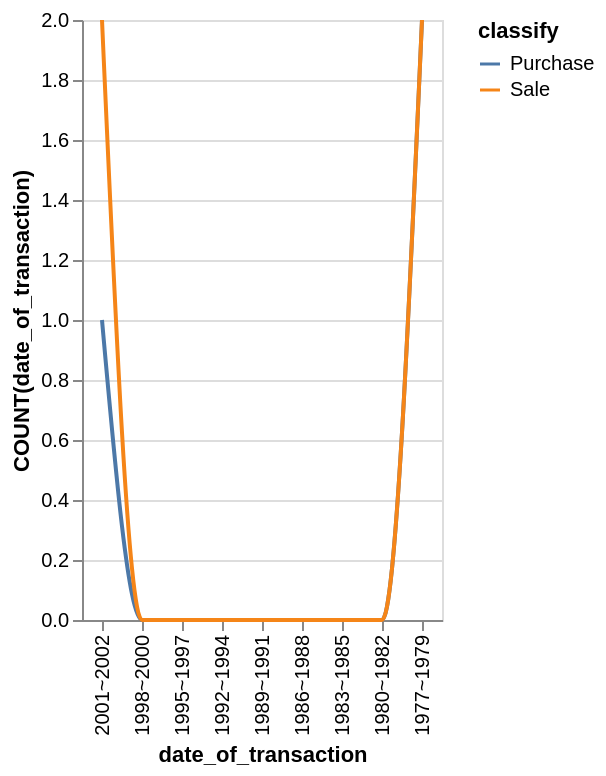

Vega-Lite specification for this chart:
### Vega-Lite specification from a JSON file in a GitHub repository (floating-point values rounded to 4 significant figures)
{"data": {"values": [{"x_data": "1977~1979", "y_data": 2, "classify": "Purchase"}, {"x_data": "1980~1982", "y_data": 0, "classify": "Purchase"}, {"x_data": "1983~1985", "y_data": 0, "classify": "Purchase"}, {"x_data": "1986~1988", "y_data": 0, "classify": "Purchase"}, {"x_data": "1989~1991", "y_data": 0, "classify": "Purchase"}, {"x_data": "1992~1994", "y_data": 0, "classify": "Purchase"}, {"x_data": "1995~1997", "y_data": 0, "classify": "Purchase"}, {"x_data": "1998~2000", "y_data": 0, "classify": "Purchase"}, {"x_data": "2001~2002", "y_data": 1, "classify": "Purchase"}, {"x_data": "1977~1979", "y_data": 2, "classify": "Sale"}, {"x_data": "1980~1982", "y_data": 0, "classify": "Sale"}, {"x_data": "1983~1985", "y_data": 0, "classify": "Sale"}, {"x_data": "1986~1988", "y_data": 0, "classify": "Sale"}, {"x_data": "1989~1991", "y_data": 0, "classify": "Sale"}, {"x_data": "1992~1994", "y_data": 0, "classify": "Sale"}, {"x_data": "1995~1997", "y_data": 0, "classify": "Sale"}, {"x_data": "1998~2000", "y_data": 0, "classify": "Sale"}, {"x_data": "2001~2002", "y_data": 2, "classify": "Sale"}]}, "mark": {"type": "line", "interpolate": "monotone"}, "encoding": {"x": {"field": "x_data", "type": "nominal", "title": "date_of_transaction", "sort": "descending"}, "y": {"field": "y_data", "type": "quantitative", "title": "COUNT(date_of_transaction)"}, "color": {"field": "classify"}}}
